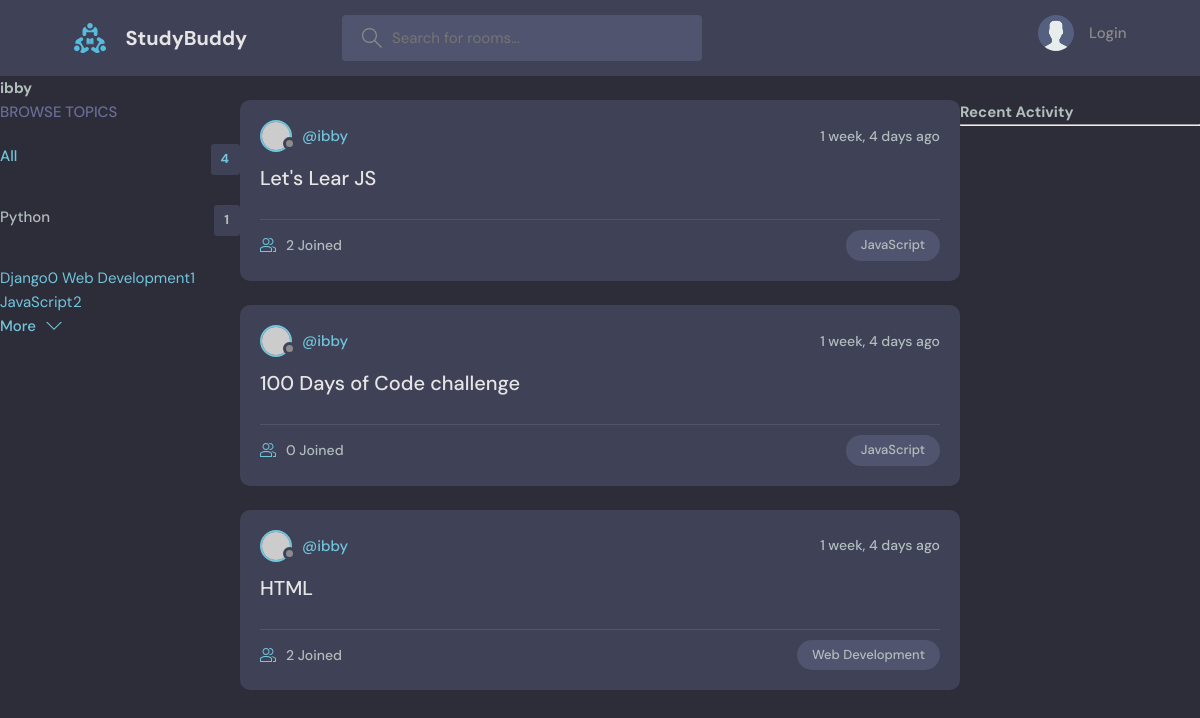
The page /profile/1 on the database as committed earlier.
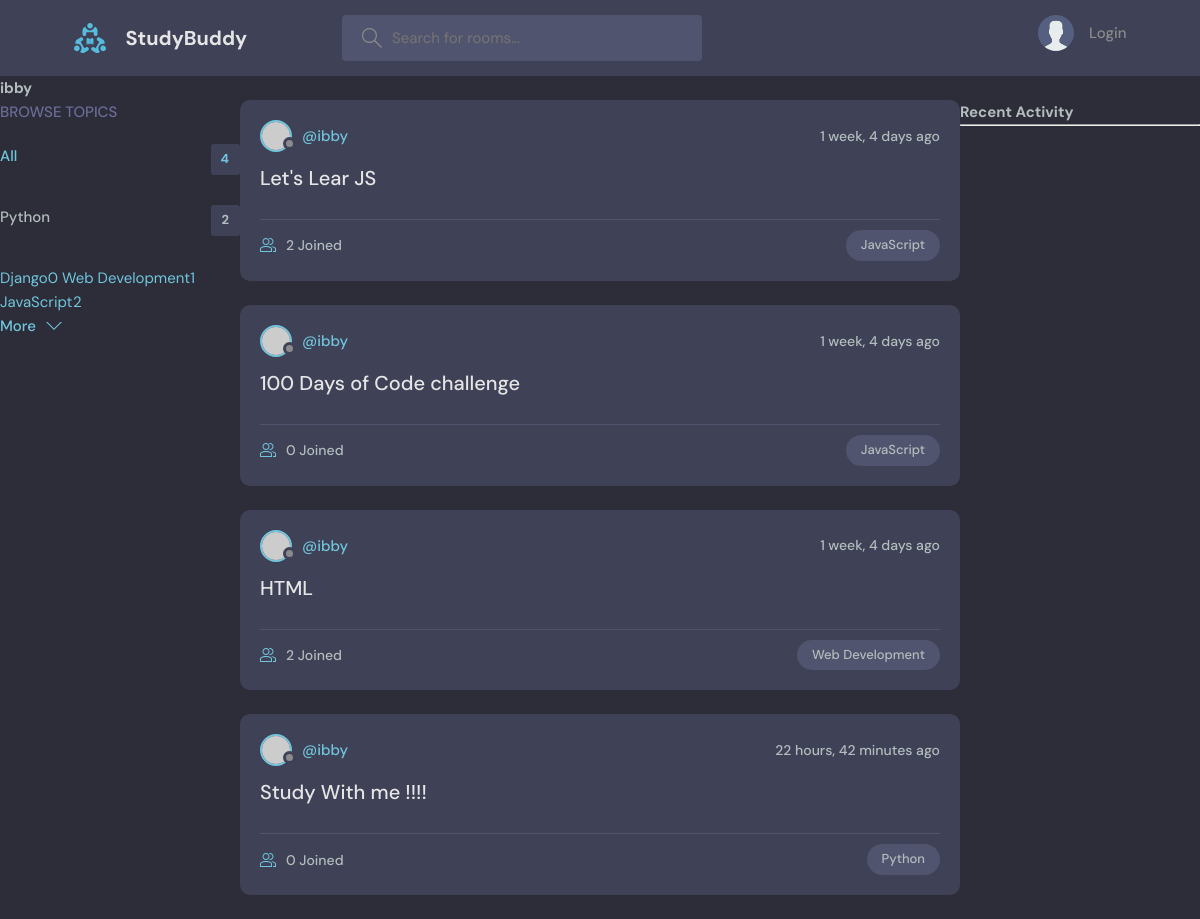
The same page on the database as committed later.
### base/models.py (models this page shows, shortened)
class Topic(models.Model):
    name = models.CharField(max_length=200)

class Room(models.Model):
    host = models.ForeignKey(User, on_delete=models.SET_NULL, null=True)
    topic =  models.ForeignKey(Topic, on_delete=models.SET_NULL, null=True)
    name = models.CharField(max_length=200)
    description = models.TextField(null=True, blank =True)
    participants = models.ManyToManyField(User, related_name='participants', blank=True)
    updated = models.DateTimeField(auto_now=True)
    created = models.DateTimeField(auto_now_add=True)

### base/views.py (the view)
# urls.py: path('profile/<str:pk>', views.userProfile, name='user-profile'),
def userProfile(request, pk):
    user = User.objects.get(id=pk)
    rooms = user.room_set.all()
    room_messages = user.message_set.all()
    topics = Topic.objects.all()
    context = {"user": user, 'rooms': rooms, 'room_messages': room_messages, "topics": topics}
    return render(request, 'base/profile.html', context)

### base/templates/base/profile.html (shortened to what this page needs)
{% extends 'main.html'%}
{% block content%}
<h1>{{user.username}}</h1>
<div class="profile-container">
    <div>
        {% include 'base/topics_component.html' %}
    </div>
    <div>
        {% include 'base/feed_component.html' %}
    </div>
    <div>
        {% include 'base/activity_component.html' %}
    </div>
</div>
{%endblock content%}

### templates/main.html (shortened to what this page needs)
<!DOCTYPE html>
{% load static %}
<html lang="en">
  <head>
    <link rel="stylesheet" href="{% static 'styles/style.css' %}" />
  </head>
  <body>
    {%include 'navbar.html'%}
    {% block content%}
    {%endblock%}
  </body>
</html>

### templates/navbar.html (shortened to what this page needs)
{% load static %}
    <header class="header header--loggedIn">
      <div class="container">
        <a href="{% url 'home' %}" class="header__logo">
          <img src="{% static 'images/logo.svg' %}" />
          <h1>StudyBuddy</h1>
        </a>
        <form class="header__search" method="GET" action="{% url 'home' %}">
          <label>
            <input name='q' placeholder="Search for rooms..." />
          </label>
        </form>
        <nav class="header__menu">
        {% if request.user.is_authenticated %}
          <div class="header__user">
            <a href="profile.html">
              <div class="avatar avatar--medium active">
                <img src="https://randomuser.me/api/portraits/men/37.jpg" />
              </div>
              <p>{{request.user.username}} <span>{{request.user}}</span></p>
            </a>
            <button class="dropdown-button">
              <svg version="1.1" xmlns="http://www.w3.org/2000/svg" width="32" height="32" viewBox="0 0 32 32">
                <title>chevron-down</title>
                <path d="M16 21l-13-13h-3l16 16 16-16h-3l-13 13z"></path>
              </svg>
            </button>
          </div>
          {% else %}
              <a href="{% url 'login' %}">
            <img src="{% static 'images/avatar.svg' %}" />
            <p>Login</p>
          </a>
          {% endif %}
        </nav>
      </div>
    </header>

### base/templates/base/topics_component.html
  <div class="topics">
          <div class="topics__header">
            <h2>Browse Topics</h2>
          </div>
          <ul class="topics__list">
            <li>
              <a href="{% url 'home' %}" class="active">All <span>{{topics.count}}</span></a>
            </li>
            <li>
            {% for topic in topics %}
              <a href="{% url 'home' %}?q={{topic.name}}">{{topic.name}}<span>{{topic.room_set.all.count}}</span></a>
            </li>
            {% endfor %}
          </ul>
          <a class="btn btn--link" href="topics.html">
            More
            <svg version="1.1" xmlns="http://www.w3.org/2000/svg" width="32" height="32" viewBox="0 0 32 32">
              <title>chevron-down</title>
              <path d="M16 21l-13-13h-3l16 16 16-16h-3l-13 13z"></path>
            </svg>
          </a>
        </div>

### base/templates/base/feed_component.html (shortened to what this page needs)
  {% for room in rooms %}
<div class="roomListRoom">
            <div class="roomListRoom__header">
              <a href="{% url 'user-profile' room.host.id %}" class="roomListRoom__author">
                <div class="avatar avatar--small">
                  <img src="https://randomuser.me/api/portraits/women/11.jpg" />
                </div>
                <span>@{{room.host.username}}</span>
              </a>
              <div class="roomListRoom__actions">
                <span>{{room.created | timesince}} ago</span>
              </div>
            </div>
            <div class="roomListRoom__content">
              <a href="{% url 'room' room.id %}">{{room.name}}</a>
            </div>
            <div class="roomListRoom__meta">
              <a href="{% url 'room' room.id %}" class="roomListRoom__joined">
                {{room.participants.all.count}} Joined
              </a>
              <p class="roomListRoom__topic">{{room.topic.name}}</p>
            </div>
</div>
  {% endfor %}

### base/templates/base/activity_component.html (shortened to what this page needs)
<h3>Recent Activity</h3>
<hr />

### base/templates/base/profile.html (style rules this page uses)
.profile-container { display: grid; grid-template-columns: 1fr 3fr 1fr; }

Rows that differ between the two databases and show on the page:
computed for Topic "Python": room_set.all.count "1" → "2"
added Room: host.username "ibby", created "22 hours, 42 minutes", name "Study With me !!!!", participants.all.count "0", topic.name "Python"
